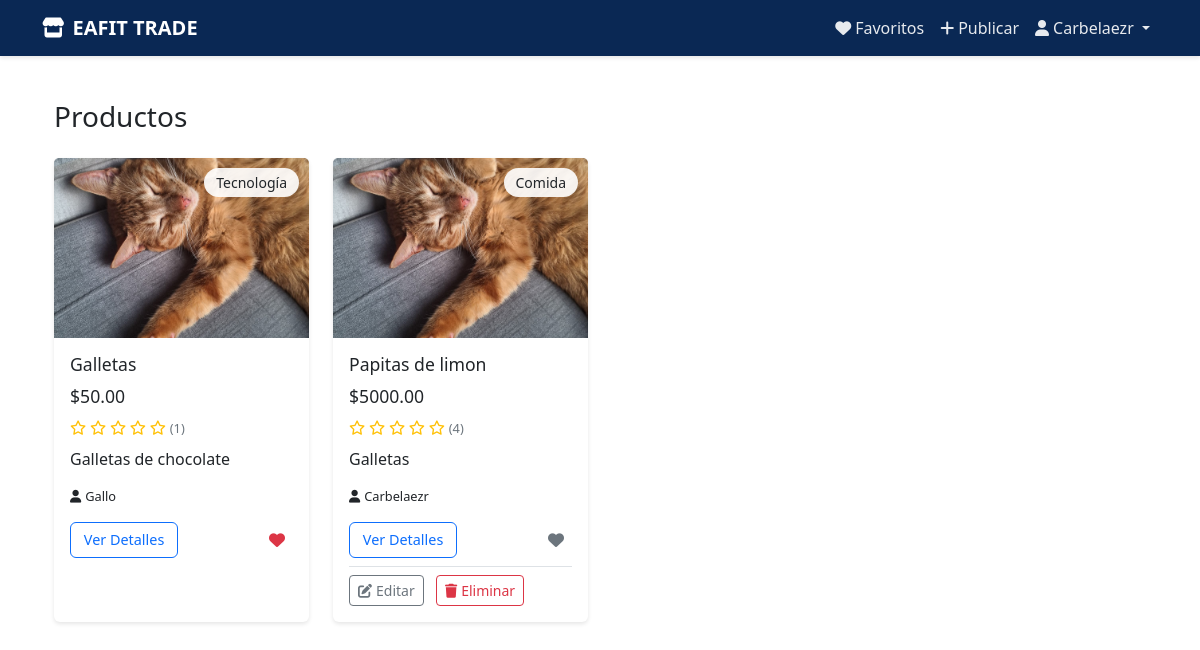
The app's page / (signed in), older data.
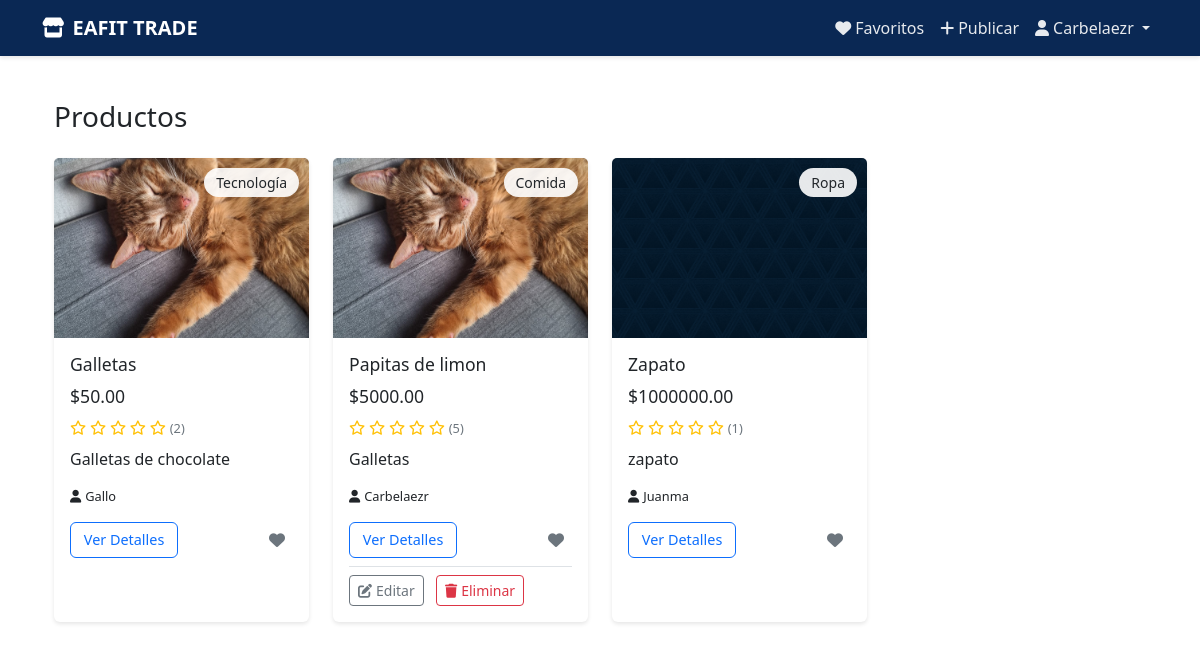
The same page, newer data.
### products/models.py (models this page shows, shortened)
class Product(models.Model):
    PAYMENT_CHOICES = [
        ('Efectivo', 'Efectivo'),
        ('Transferencia', 'Transferencia'),
    ]
    CATEGORY_CHOICES = [
        ('Comida', 'Comida'),
        ('Ropa', 'Ropa'),
        ('Tecnología', 'Tecnología'),
        ('Libros', 'Libros'),
        ('Otros', 'Otros'),
    ]
    CONDITION_CHOICES = [
        ('Nuevo', 'Nuevo'),
        ('Usado', 'Usado'),
        ('Buen estado', 'Buen estado'),
    ]
    ACCOUNT_TYPE_CHOICES = [
        ('Nequi', 'Nequi'),
        ('Bancolombia', 'Bancolombia'),
    ]
    name = models.CharField(
        max_length=255,
        verbose_name='Nombre',
        help_text='Nombre del producto'
    )
    category = models.CharField(
        max_length=50,
        choices=CATEGORY_CHOICES,
        verbose_name='Categoría'
    )
    description = models.TextField(
        verbose_name='Descripción',
        help_text='Describe tu producto detalladamente'
    )
    quantity = models.PositiveIntegerField(
        validators=[MinValueValidator(1)],
        verbose_name='Cantidad',
        help_text='Debe ser mayor a 0'
    )
    price = models.DecimalField(
        max_digits=10,
        decimal_places=2,
        validators=[MinValueValidator(0.01)],
        verbose_name='Precio',
        help_text='Precio en pesos colombianos'
    )
    published_at = models.DateTimeField(
        default=timezone.now,
        verbose_name='Fecha de publicación'
    )
    condition = models.CharField(
        max_length=50,
        choices=CONDITION_CHOICES,
        verbose_name='Estado'
    )
    location = models.CharField(
        max_length=255,
        blank=True,
        null=True,
        verbose_name='Ubicación',
        help_text='Lugar de entrega en el campus'
    )
    image = models.ImageField(
        upload_to='products/',
        verbose_name='Imagen',
        help_text='Imagen del producto'
    )
    seller = models.ForeignKey(
        User,
        on_delete=models.CASCADE,
        verbose_name='Vendedor',
        related_name='products'
    )
    payment_method = models.CharField(
        max_length=20,
        choices=PAYMENT_CHOICES,
        verbose_name='Método de pago'
    )
    account_number = models.CharField(
        max_length=50,
        blank=True,
        null=True,
        verbose_name='Número de cuenta',
        validators=[
            RegexValidator(
                regex=r'^\d{10,20}$',
                message='Ingrese un número de cuenta válido'
            )
        ]
    )
    account_type = models.CharField(
        max_length=50,
        choices=ACCOUNT_TYPE_CHOICES,
        blank=True,
        null=True,
        verbose_name='Tipo de cuenta'
    )
    qr_code = models.ImageField(
        upload_to='qr_codes/',
        blank=True,
        null=True,
        verbose_name='Código QR'
    )
    available = models.BooleanField(
        default=True,
        verbose_name='Disponible'
    )
    tags = models.CharField(
        max_length=255,
        blank=True,
        verbose_name='Etiquetas',
        help_text='Separa las etiquetas con comas'
    )
    class Meta:
        verbose_name = 'Producto'
        verbose_name_plural = 'Productos'
        ordering = ['-published_at']
        indexes = [
            models.Index(fields=['name']),
            models.Index(fields=['category']),
            models.Index(fields=['available']),
        ]
    @property
    def average_rating(self):
        comments = self.comments.all()
        if not comments:
            return 0
        return round(sum(comment.rating for comment in comments) / len(comments), 1)
    @property
    def total_ratings(self):
        return self.comments.count()

### products/views.py (the view)
# urls.py: 2. Add a URL to urlpatterns:  path('', views.home, name='home')
@login_required
def home(request):
    products = Product.objects.filter(available=True).order_by('-published_at')
    user_favorites = []
    if request.user.is_authenticated:
        user_favorites = Favorite.objects.filter(user=request.user).values_list('product_id', flat=True)
    context = {
        'products': products,
        'user_favorites': user_favorites,
    }
    return render(request, 'products/home.html', context)

### products/templates/products/home.html (shortened to what this page needs)
{% extends 'products/base.html' %}
{% block content %}
<div class="container py-4">
    <div class="row mb-4 align-items-center">
        <div class="col-md-6">
            <h1 class="h3 mb-0">Productos</h1>
        </div>
    </div>
    <div class="row g-4">
        {% for product in products %}
        <div class="col-12 col-sm-6 col-lg-4 col-xl-3">
            <div class="card product-card">
                <div class="position-relative">
                    {% if product.image %}
                    <img src="{{ product.image.url }}" class="card-img-top product-image" alt="{{ product.name }}">
                    {% endif %}
                    <span class="category-badge">{{ product.get_category_display }}</span>
                </div>
                <div class="card-body">
                    <h5 class="card-title">{{ product.name }}</h5>
                    <p class="price mb-2">${{ product.price }}</p>
                    <div class="star-rating">
                        {% for i in "12345"|make_list %}
                            {% if forloop.counter <= product.average_rating %}
                                <i class="fas fa-star"></i>
                            {% else %}
                                <i class="far fa-star"></i>
                            {% endif %}
                        {% endfor %}
                        <span class="rating-count">({{ product.total_ratings }})</span>
                    </div>
                    <p class="card-text text-truncate">{{ product.description }}</p>
                    <p class="seller-info mb-3">
                        <i class="fas fa-user me-1"></i>{{ product.seller.username }}
                    </p>
                    <div class="product-actions d-flex justify-content-between align-items-center">
                        <a href="{% url 'product_detail' product.id %}" class="btn btn-outline-primary">
                            Ver Detalles
                        </a>
                        {% if user.is_authenticated %}
                        <button
                            onclick="toggleFavorite({{ product.id }})"
                            class="favorite-btn"
                            id="favorite-btn-{{ product.id }}"
                            title="Agregar a favoritos"
                        >
                            <i class="fas fa-heart {% if product.id in user_favorites %}text-danger{% else %}text-secondary{% endif %}"></i>
                        </button>
                        {% endif %}
                    </div>
                    {% if user == product.seller %}
                    <div class="mt-2 pt-2 border-top">
                        <a href="{% url 'edit_product' product.id %}" class="btn btn-sm btn-outline-secondary me-2">
                            <i class="fas fa-edit me-1"></i>Editar
                        </a>
                        <a href="{% url 'delete_product' product.id %}" class="btn btn-sm btn-outline-danger">
                            <i class="fas fa-trash me-1"></i>Eliminar
                        </a>
                    </div>
                    {% endif %}
                </div>
            </div>
        </div>
        {% empty %}
        <div class="col-12 text-center py-5">
            <i class="fas fa-box-open fa-3x mb-3 text-secondary"></i>
            <h3>No hay productos disponibles</h3>
            <p class="text-muted">Sé el primero en publicar un producto</p>
        </div>
        {% endfor %}
    </div>
</div>
{% endblock %}

Row changes from the older to the newer data that the page shows:
computed for Product "Galletas de chocolate": total_ratings "1" → "2"
computed for Product "Papitas de limon": total_ratings "4" → "5"
added Product: image (picture), category "Ropa", name "Zapato", price "1000000.00", total_ratings "1", description "zapato", seller.username "Juanma"
